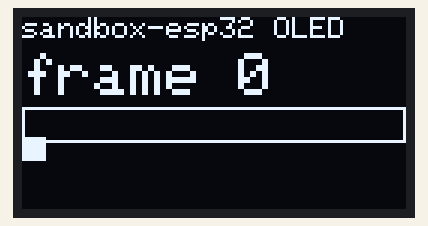
Recording of a program running on a simulated ESP32. Shown: 128×64 one-colour display. What the program prints to the serial monitor is not drawn.

Above: at 0.21 s.
At 5.14 s:
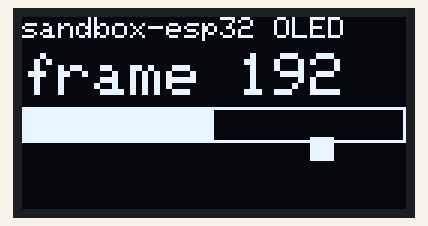
At 10.08 s:
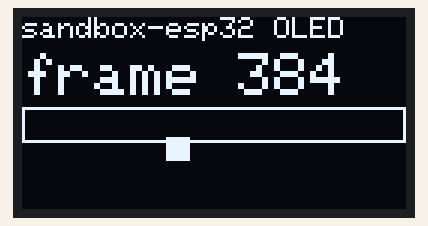
At 19.95 s:
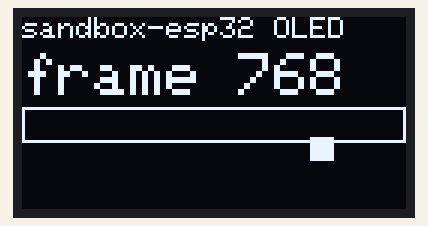
At 29.82 s:
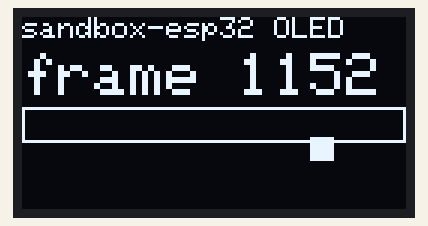
At 39.69 s:
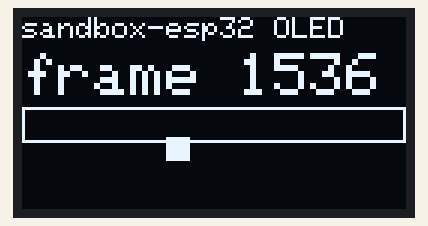

The program:

main.cpp
```cpp
#include <Arduino.h>
#include <Wire.h>
#include <Adafruit_GFX.h>
#include <Adafruit_SSD1306.h>

// --- Параметри панелі ---
#define SCREEN_W   128
#define SCREEN_H   64
#define OLED_ADDR  0x3C   // адреса I2C нашого SSD1306 (з HARDWARE.md)
#define SDA_PIN    21     // дефолтні I2C-піни ESP32
#define SCL_PIN    22

// reset-піна окремого немає (-1): у I2C-модулях вона не виведена
Adafruit_SSD1306 oled(SCREEN_W, SCREEN_H, &Wire, -1);

// стан анімації — квадратик, що відбивається від країв
int x = 0, y = 40, dx = 3, dy = 2;
uint32_t frame = 0;

void setup() {
  Serial.begin(115200);

  Wire.begin(SDA_PIN, SCL_PIN);
  Wire.setClock(400000);          // fast-mode I2C — без цього ~10 FPS замість ~25

  if (!oled.begin(SSD1306_SWITCHCAPVCC, OLED_ADDR)) {
    Serial.println("SSD1306: не знайдено на 0x3C — перевір пайку SDA/SCL/живлення");
    while (true) delay(1000);     // далі немає сенсу
  }
  Serial.println("\n[sandbox-esp32] OLED OK");

  oled.clearDisplay();
  oled.setTextColor(SSD1306_WHITE);
}

void loop() {
  uint32_t t0 = millis();

  oled.clearDisplay();

  // 1. Текст різного розміру
  oled.setTextSize(1);
  oled.setCursor(0, 0);
  oled.print("sandbox-esp32 OLED");

  oled.setTextSize(2);            // 2x масштаб вбудованого шрифту
  oled.setCursor(0, 12);
  oled.print("frame ");
  oled.print(frame);

  // 2. Графічні примітиви
  oled.drawRect(0, 30, 128, 12, SSD1306_WHITE);            // рамка прогрес-бара
  oled.fillRect(0, 30, (frame % 128), 12, SSD1306_WHITE);  // заповнення

  // 3. Анімація — рухомий квадратик, що відбивається
  oled.fillRect(x, y, 8, 8, SSD1306_WHITE);
  x += dx; y += dy;
  if (x <= 0 || x >= SCREEN_W - 8) dx = -dx;
  if (y <= 44 || y >= SCREEN_H - 8) dy = -dy;

  oled.display();                 // ось ТУТ весь буфер ллється по I2C

  // Раз на ~30 кадрів друкуємо реальний час кадру -> видно FPS
  uint32_t dt = millis() - t0;
  if (frame % 30 == 0) {
    Serial.printf("frame %lu: %lu ms/кадр (~%lu FPS)\n",
                  frame, dt, dt ? 1000 / dt : 999);
  }
  frame++;
}
```
